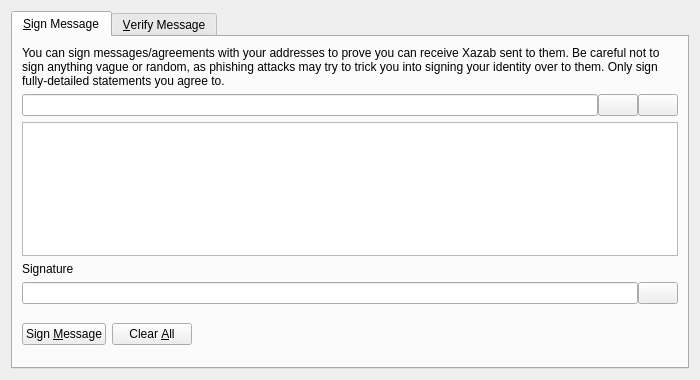
<?xml version="1.0" encoding="UTF-8"?>
<ui version="4.0">
 <class>SignVerifyMessageDialog</class>
 <widget class="QDialog" name="SignVerifyMessageDialog">
  <property name="geometry">
   <rect>
    <x>0</x>
    <y>0</y>
    <width>700</width>
    <height>380</height>
   </rect>
  </property>
  <property name="windowTitle">
   <string>Signatures - Sign / Verify a Message</string>
  </property>
  <property name="modal">
   <bool>true</bool>
  </property>
  <layout class="QVBoxLayout" name="verticalLayout">
   <item>
    <widget class="QTabWidget" name="tabWidget">
     <property name="currentIndex">
      <number>0</number>
     </property>
     <widget class="QWidget" name="tabSignMessage">
      <attribute name="title">
       <string>&amp;Sign Message</string>
      </attribute>
      <layout class="QVBoxLayout" name="verticalLayout_SM">
       <item>
        <widget class="QLabel" name="infoLabel_SM">
         <property name="text">
          <string>You can sign messages/agreements with your addresses to prove you can receive Xazab sent to them. Be careful not to sign anything vague or random, as phishing attacks may try to trick you into signing your identity over to them. Only sign fully-detailed statements you agree to.</string>
         </property>
         <property name="textFormat">
          <enum>Qt::PlainText</enum>
         </property>
         <property name="wordWrap">
          <bool>true</bool>
         </property>
        </widget>
       </item>
       <item>
        <layout class="QHBoxLayout" name="horizontalLayout_1_SM">
         <property name="spacing">
          <number>0</number>
         </property>
         <item>
          <widget class="QValidatedLineEdit" name="addressIn_SM">
           <property name="toolTip">
            <string>The Xazab address to sign the message with</string>
           </property>
          </widget>
         </item>
         <item>
          <widget class="QPushButton" name="addressBookButton_SM">
           <property name="toolTip">
            <string>Choose previously used address</string>
           </property>
           <property name="text">
            <string/>
           </property>
           <property name="shortcut">
            <string>Alt+A</string>
           </property>
           <property name="autoDefault">
            <bool>false</bool>
           </property>
          </widget>
         </item>
         <item>
          <widget class="QPushButton" name="pasteButton_SM">
           <property name="toolTip">
            <string>Paste address from clipboard</string>
           </property>
           <property name="text">
            <string/>
           </property>
           <property name="shortcut">
            <string>Alt+P</string>
           </property>
           <property name="autoDefault">
            <bool>false</bool>
           </property>
          </widget>
         </item>
        </layout>
       </item>
       <item>
        <widget class="QPlainTextEdit" name="messageIn_SM">
         <property name="toolTip">
          <string>Enter the message you want to sign here</string>
         </property>
        </widget>
       </item>
       <item>
        <widget class="QLabel" name="signatureLabel_SM">
         <property name="text">
          <string>Signature</string>
         </property>
         <property name="textFormat">
          <enum>Qt::PlainText</enum>
         </property>
        </widget>
       </item>
       <item>
        <layout class="QHBoxLayout" name="horizontalLayout_2_SM">
         <property name="spacing">
          <number>0</number>
         </property>
         <item>
          <widget class="QLineEdit" name="signatureOut_SM">
           <property name="font">
            <font>
             <italic>true</italic>
            </font>
           </property>
           <property name="readOnly">
            <bool>true</bool>
           </property>
          </widget>
         </item>
         <item>
          <widget class="QPushButton" name="copySignatureButton_SM">
           <property name="toolTip">
            <string>Copy the current signature to the system clipboard</string>
           </property>
           <property name="text">
            <string/>
           </property>
           <property name="autoDefault">
            <bool>false</bool>
           </property>
          </widget>
         </item>
        </layout>
       </item>
       <item>
        <layout class="QHBoxLayout" name="horizontalLayout_3_SM">
         <item>
          <widget class="QPushButton" name="signMessageButton_SM">
           <property name="toolTip">
            <string>Sign the message to prove you own this Xazab address</string>
           </property>
           <property name="text">
            <string>Sign &amp;Message</string>
           </property>
           <property name="autoDefault">
            <bool>false</bool>
           </property>
          </widget>
         </item>
         <item>
          <widget class="QPushButton" name="clearButton_SM">
           <property name="toolTip">
            <string>Reset all sign message fields</string>
           </property>
           <property name="text">
            <string>Clear &amp;All</string>
           </property>
           <property name="autoDefault">
            <bool>false</bool>
           </property>
          </widget>
         </item>
         <item>
          <spacer name="horizontalSpacer_1_SM">
           <property name="orientation">
            <enum>Qt::Horizontal</enum>
           </property>
           <property name="sizeHint" stdset="0">
            <size>
             <width>40</width>
             <height>48</height>
            </size>
           </property>
          </spacer>
         </item>
         <item>
          <widget class="QLabel" name="statusLabel_SM">
           <property name="font">
            <font>
             <weight>75</weight>
             <bold>true</bold>
            </font>
           </property>
           <property name="text">
            <string/>
           </property>
           <property name="wordWrap">
            <bool>true</bool>
           </property>
          </widget>
         </item>
         <item>
          <spacer name="horizontalSpacer_2_SM">
           <property name="orientation">
            <enum>Qt::Horizontal</enum>
           </property>
           <property name="sizeHint" stdset="0">
            <size>
             <width>40</width>
             <height>48</height>
            </size>
           </property>
          </spacer>
         </item>
        </layout>
       </item>
      </layout>
     </widget>
     <widget class="QWidget" name="tabVerifyMessage">
      <attribute name="title">
       <string>&amp;Verify Message</string>
      </attribute>
      <layout class="QVBoxLayout" name="verticalLayout_VM">
       <item>
        <widget class="QLabel" name="infoLabel_VM">
         <property name="text">
          <string>Enter the receiver's address, message (ensure you copy line breaks, spaces, tabs, etc. exactly) and signature below to verify the message. Be careful not to read more into the signature than what is in the signed message itself, to avoid being tricked by a man-in-the-middle attack. Note that this only proves the signing party receives with the address, it cannot prove sendership of any transaction!</string>
         </property>
         <property name="textFormat">
          <enum>Qt::PlainText</enum>
         </property>
         <property name="alignment">
          <set>Qt::AlignLeading|Qt::AlignLeft|Qt::AlignTop</set>
         </property>
         <property name="wordWrap">
          <bool>true</bool>
         </property>
        </widget>
       </item>
       <item>
        <layout class="QHBoxLayout" name="horizontalLayout_1_VM">
         <property name="spacing">
          <number>0</number>
         </property>
         <item>
          <widget class="QValidatedLineEdit" name="addressIn_VM">
           <property name="toolTip">
            <string>The Xazab address the message was signed with</string>
           </property>
          </widget>
         </item>
         <item>
          <widget class="QPushButton" name="addressBookButton_VM">
           <property name="toolTip">
            <string>Choose previously used address</string>
           </property>
           <property name="text">
            <string/>
           </property>
           <property name="shortcut">
            <string>Alt+A</string>
           </property>
           <property name="autoDefault">
            <bool>false</bool>
           </property>
          </widget>
         </item>
        </layout>
       </item>
       <item>
        <widget class="QPlainTextEdit" name="messageIn_VM"/>
       </item>
       <item>
        <widget class="QValidatedLineEdit" name="signatureIn_VM"/>
       </item>
       <item>
        <layout class="QHBoxLayout" name="horizontalLayout_2_VM">
         <item>
          <widget class="QPushButton" name="verifyMessageButton_VM">
           <property name="toolTip">
            <string>Verify the message to ensure it was signed with the specified Xazab address</string>
           </property>
           <property name="text">
            <string>Verify &amp;Message</string>
           </property>
           <property name="autoDefault">
            <bool>false</bool>
           </property>
          </widget>
         </item>
         <item>
          <widget class="QPushButton" name="clearButton_VM">
           <property name="toolTip">
            <string>Reset all verify message fields</string>
           </property>
           <property name="text">
            <string>Clear &amp;All</string>
           </property>
           <property name="autoDefault">
            <bool>false</bool>
           </property>
          </widget>
         </item>
         <item>
          <spacer name="horizontalSpacer_1_VM">
           <property name="orientation">
            <enum>Qt::Horizontal</enum>
           </property>
           <property name="sizeHint" stdset="0">
            <size>
             <width>40</width>
             <height>48</height>
            </size>
           </property>
          </spacer>
         </item>
         <item>
          <widget class="QLabel" name="statusLabel_VM">
           <property name="font">
            <font>
             <weight>75</weight>
             <bold>true</bold>
            </font>
           </property>
           <property name="text">
            <string/>
           </property>
           <property name="wordWrap">
            <bool>true</bool>
           </property>
          </widget>
         </item>
         <item>
          <spacer name="horizontalSpacer_2_VM">
           <property name="orientation">
            <enum>Qt::Horizontal</enum>
           </property>
           <property name="sizeHint" stdset="0">
            <size>
             <width>40</width>
             <height>48</height>
            </size>
           </property>
          </spacer>
         </item>
        </layout>
       </item>
      </layout>
     </widget>
    </widget>
   </item>
  </layout>
 </widget>
 <customwidgets>
  <customwidget>
   <class>QValidatedLineEdit</class>
   <extends>QLineEdit</extends>
   <header>qvalidatedlineedit.h</header>
  </customwidget>
 </customwidgets>
 <resources>
  <include location="../xazab.qrc"/>
 </resources>
 <connections/>
</ui>
